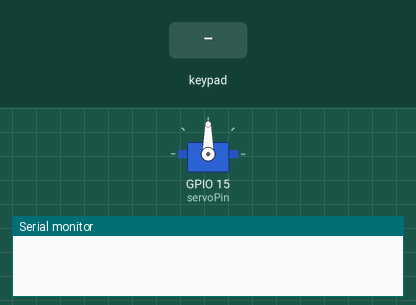
The sketch below on a simulated ESP32. Shown: servo, the last lines printed to the serial monitor. Inputs (shaded band) come from the test bench.

Above: at 1.2 s.
1.3 s: key 'D' pressed
At 2.4 s:
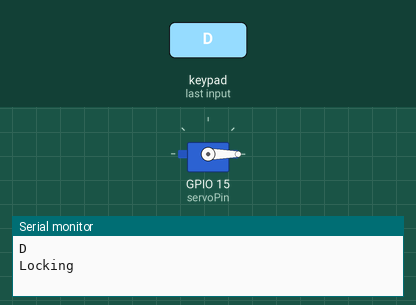
2.8 s: keypad keys 1 2 3 4 # pressed 0.4 s apart
At 5.8 s:
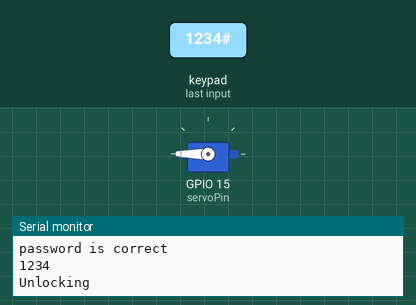
Timing chart, 0 to 7.3 s (numbered marks = the images above; inputs shaded):
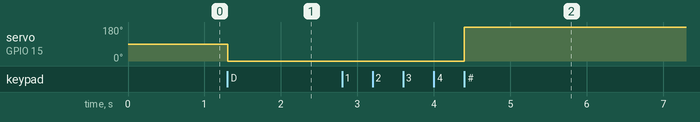

Measured:
- after the input at 1.3 s, servo on GPIO 15 (servoPin): 90° → 0° at once
- after the input at 2.8 s, servo on GPIO 15 (servoPin): 0° → 180° after 1.6 s

The sketch:

Keypad_Lock.ino
```cpp
 #include <ESP32Servo.h>
 #include <Keypad.h>

const int ROW_NUM = 4; //four rows
const int COLUMN_NUM = 4; //three columns
char keys[ROW_NUM][COLUMN_NUM] = {
  {'1','2','3','A'},
  {'4','5','6','B'},
  {'7','8','9','C'},
  {'*','0','#','D'}
};

byte pin_rows[ROW_NUM] = {13,12,14,27}; //connect to the row pinouts of the keypad
byte pin_column[COLUMN_NUM] = {25,26,32,33}; //connect to the column pinouts of the keypad
Keypad keypad = Keypad( makeKeymap(keys), pin_rows, pin_column, ROW_NUM, COLUMN_NUM );
const String password_1 = "1234"; // change your password here
const String password_2 = "5642"; // change your password here
const String password_3 = "4545"; // change your password here
String input_password;

Servo myservo;  // create servo object to control a servo
// 16 servo objects can be created on the ESP32

int pos = 0;    // variable to store the servo position
// Recommended PWM GPIO pins on the ESP32 include 2,4,12-19,21-23,25-27,32-33
int servoPin = 15;

void setup() {
  // Allow allocation of all timers
  ESP32PWM::allocateTimer(0);
  ESP32PWM::allocateTimer(1);
  ESP32PWM::allocateTimer(2);
  ESP32PWM::allocateTimer(3);
  myservo.setPeriodHertz(50);    // standard 50 hz servo
  myservo.attach(servoPin, 500, 2400); // attaches the servo on pin 18 to the servo object
   input_password.reserve(32); // maximum input characters is 33, change if needed
   Serial.begin(115200);
}

void loop() {

  char key = keypad.getKey();
if (key)
{
Serial.println(key);
if(key == '*')
{
input_password = ""; // reset the input password
Serial.println("Clearing Passowrd");
}
else if(key == 'D')
{
Serial.println("Locking");
   myservo.write(0);

}
else if(key == '#')
{
if(input_password == password_1 || input_password == password_2 || input_password == password_3) {
Serial.println("password is correct");
Serial.println(input_password);
Serial.println("Unlocking");
    myservo.write(180);
}
else
{
Serial.println("password is incorrect");
Serial.println(input_password);
}
input_password = ""; // reset the input password
}
else
{
input_password += key; // append new character to input password string
}
}

}
```
